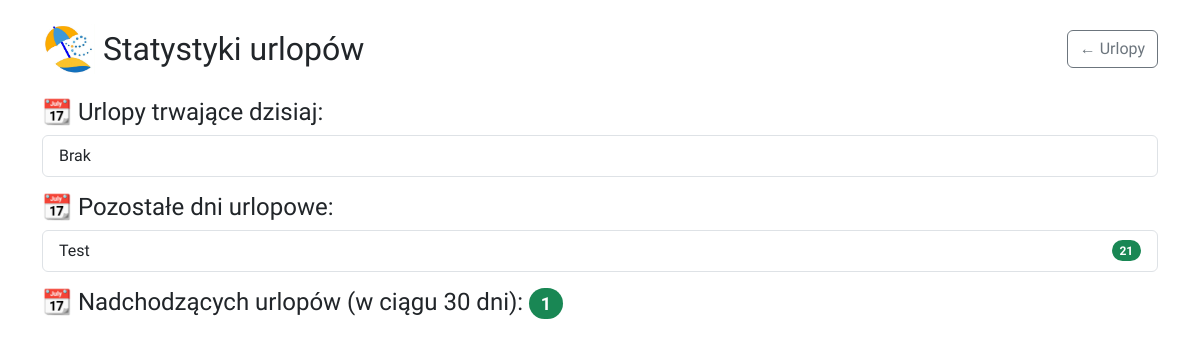
The app's page /stats, older data.
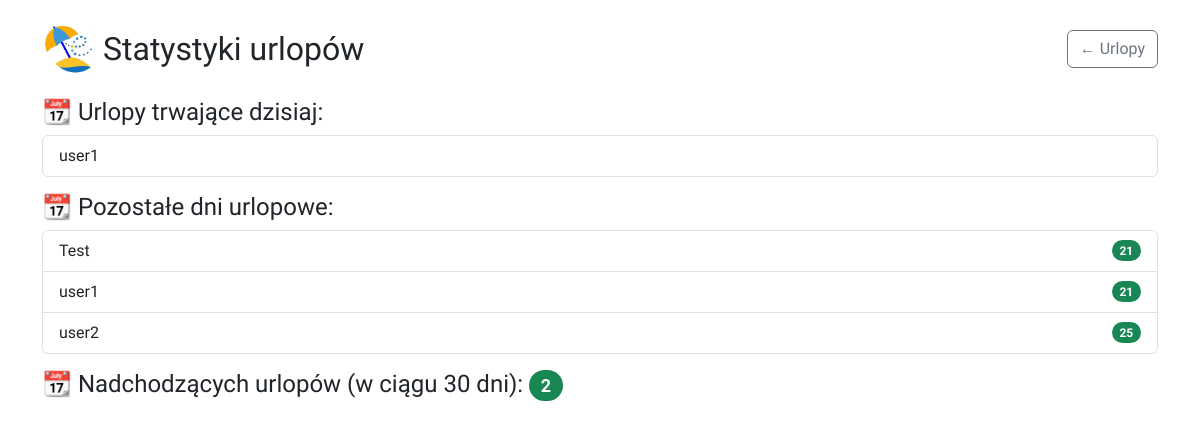
The same page, newer data.
### tables this page shows
CREATE TABLE users (
                id INTEGER PRIMARY KEY AUTOINCREMENT,
                username TEXT NOT NULL,
                password TEXT NOT NULL
            , role TEXT NOT NULL DEFAULT 'employee', total_days INTEGER DEFAULT 26, last_updated_year INTEGER DEFAULT 0);

### app.py (the view)
@app.route('/stats')
def stats():
    conn = get_db_connection()
    total = conn.execute("SELECT COUNT(*) FROM urlopy").fetchone()[0]
    today = conn.execute("""
        SELECT users.username FROM urlopy u
        JOIN users ON u.user_id = users.id
        WHERE date('now') BETWEEN u.start_date AND u.end_date
    """).fetchall()
    upcoming = conn.execute("""
        SELECT COUNT(*) FROM urlopy
        WHERE start_date BETWEEN date('now') AND date('now', '+30 days')
    """).fetchone()[0]
    available_days = conn.execute("""
        SELECT username, total_days
        FROM users
        WHERE role != 'admin'
        ORDER BY username
    """).fetchall()
    conn.close()
    return render_template("stats.html", total=total, today=today, upcoming=upcoming, available_days=available_days)

### app.py (called while the page is built)
def get_db_connection():
    conn = sqlite3.connect(DATABASE)
    conn.row_factory = sqlite3.Row
    return conn

### templates/stats.html (shortened to what this page needs)
<!DOCTYPE html>
<html lang="pl">
<head>
  <link href="https://cdn.jsdelivr.net/npm/bootstrap@5.3.2/dist/css/bootstrap.min.css" rel="stylesheet">
</head>
<body class="container mt-4">
  <div class="d-flex justify-content-between align-items-center mb-3 flex-wrap">
  <div class="d-flex align-items-center mb-2">
    <img src="{{ url_for('static', filename='images/logo2.jpg') }}" alt="Logo" height="50" class="me-2">
    <h2 class="mb-0" style="font-family: 'Mulish', sans-serif;">Statystyki urlopów</h2>
  </div>
  <div class="d-flex gap-2 mb-2">
    <a class="btn btn-outline-secondary" href="{{ url_for('vacations') }}" style="font-family: 'Mulish', sans-serif;">← Urlopy</a>
  </div>
</div>
  <div class="mb-3">
    <h4 style="font-family: 'Mulish', sans-serif;">📆 Urlopy trwające dzisiaj:</h4>
    <ul class="list-group">
      {% for row in today %}
        <li class="list-group-item" style="font-family: 'Mulish', sans-serif;">{{ row[0] }}</li>
      {% else %}
        <li class="list-group-item" style="font-family: 'Mulish', sans-serif;">Brak</li>
      {% endfor %}
    </ul>
  </div>
  <div class="mb-3">
    <h4 style="font-family: 'Mulish', sans-serif;">📆 Pozostałe dni urlopowe:</h4>
    <ul class="list-group">
      {% for user, days in available_days %}
        <li class="list-group-item d-flex justify-content-between align-items-center" style="font-family: 'Mulish', sans-serif;">
          {{ user }}
          <span class="badge bg-success rounded-pill" style="font-family: 'Mulish', sans-serif;">{{ days }}</span>
        </li>
      {% endfor %}
    </ul>
  </div>
  <div class="mb-3">
  <h4 style="font-family: 'Mulish', sans-serif;">
    📆 Nadchodzących urlopów (w ciągu 30 dni):
    <span class="badge bg-success rounded-pill" style="font-family: 'Mulish', sans-serif;">{{ upcoming }}</span>
  </h4>
  </div>
</body>
</html>

Row changes from the older to the newer data that the page shows:
added users: username "user1", total_days "21"
added users: username "user2", total_days "25", shown under "📆 Pozostałe dni urlopowe:"
Text that changed along with them:
{{ upcoming }}: "1" → "2"
text no longer shown: "Brak"
